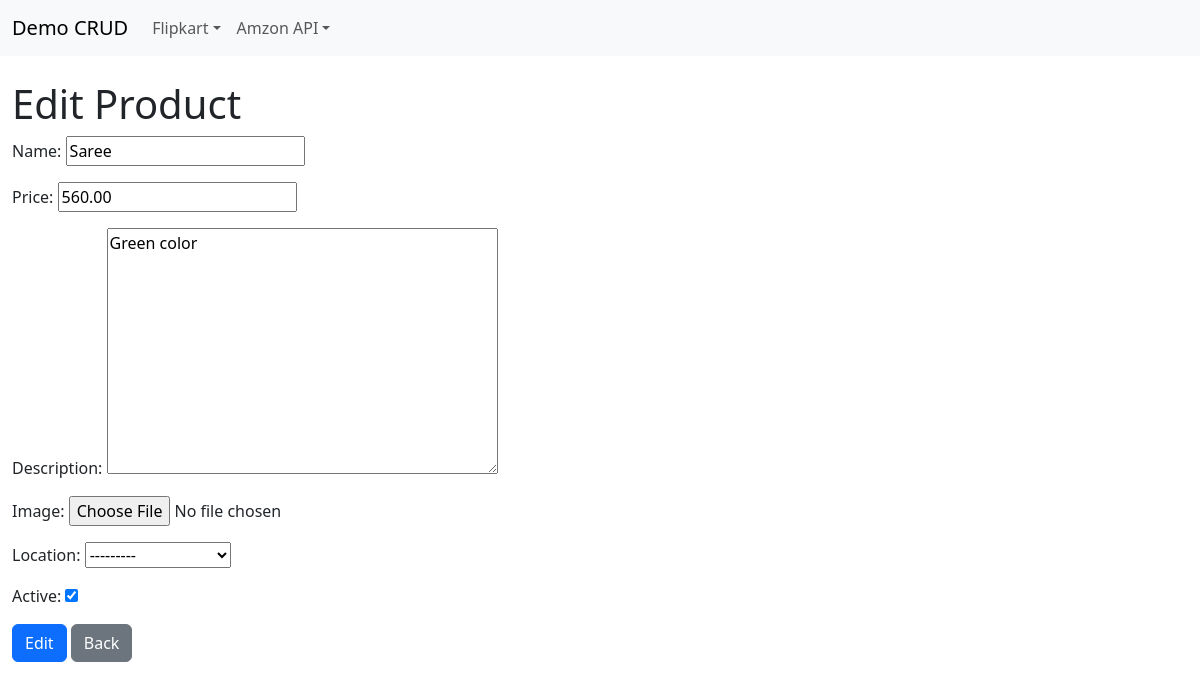
/flipkart/web/products/2/edit/, run on an earlier commit of the app's database.
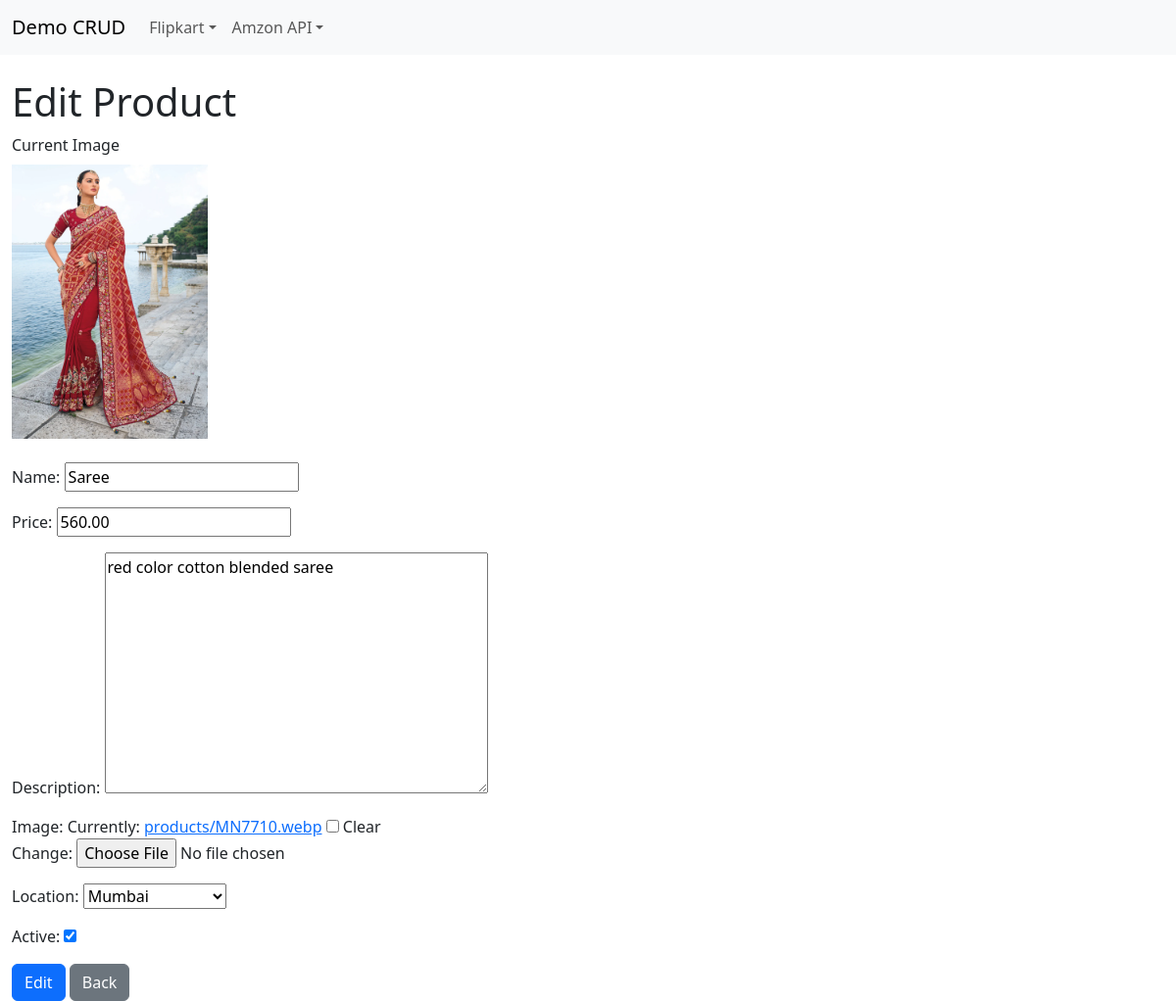
And on a later commit of the database.
### flipkart/models.py (models this page shows, shortened)
class Product(models.Model):
    name = models.CharField(max_length=255)
    active = models.BooleanField(default=True)
    image = models.ImageField(upload_to='products/', blank=True, null=True)
    price = models.DecimalField(max_digits=10, decimal_places=2)
    location = models.ForeignKey('City', on_delete=models.SET_NULL, null=True, blank=True)
    description = models.TextField()

### flipkart/views.py (the view)
# urls.py: path('web/products/<int:pk>/edit/', views.product_edit_web, name='flipkart-product-edit-web'),
def product_edit_web(request, pk):
	product = Product.objects.get(id=pk)
	if request.method == 'POST':
		form = ProductForm(request.POST, request.FILES, instance=product)
		if form.is_valid():
			form.save()
			return redirect('flipkart-product-list-web')
	else:
		form = ProductForm(instance=product)
	return render(request, 'flipkart/product_form.html', {'form': form, 'action': 'Edit'})

### flipkart/forms.py
class ProductForm(forms.ModelForm):
    class Meta:
        model = Product
        fields = ['name', 'price', 'description', 'image', 'location', 'active']

### flipkart/models.py (called while the page is built)
    def __str__(self):
        return self.city

### flipkart/templates/flipkart/product_form.html (shortened to what this page needs)
{% extends 'base.html' %}
{% block content %}
<h1>{{ action }} Product</h1>
<form method="post" enctype="multipart/form-data">
    {% if form.instance and form.instance.image %}
        <div class="mb-3">
            <label class="form-label">Current Image</label>
            <div>
                <img src="{{ form.instance.image.url }}" alt="{{ form.instance.name }}" style="max-width:200px; height:auto;" class="mb-2" />
            </div>
        </div>
    {% endif %}
    {{ form.as_p }}
    <button class="btn btn-primary" type="submit">{{ action }}</button>
    <a class="btn btn-secondary" href="{% url 'flipkart-product-list-web' %}">Back</a>
</form>
{% endblock %}

What changed in the data, as far as the page shows it:
changed Product "Saree": image empty → "products/MN7710.webp" (drawn); instance.image: picture added; description "Green color" → "red color cotton blended saree"; location "---------" → "Mumbai"
Also different on the page:
form field as_p: (not shown) → "☐"
text no longer shown: "Name: Price: Description: Image: Location: Active:"
text now shown: "Current Image Name: Price: Description: Image: Currently: products/MN7710.webp Clear Change: Location: Active:"
